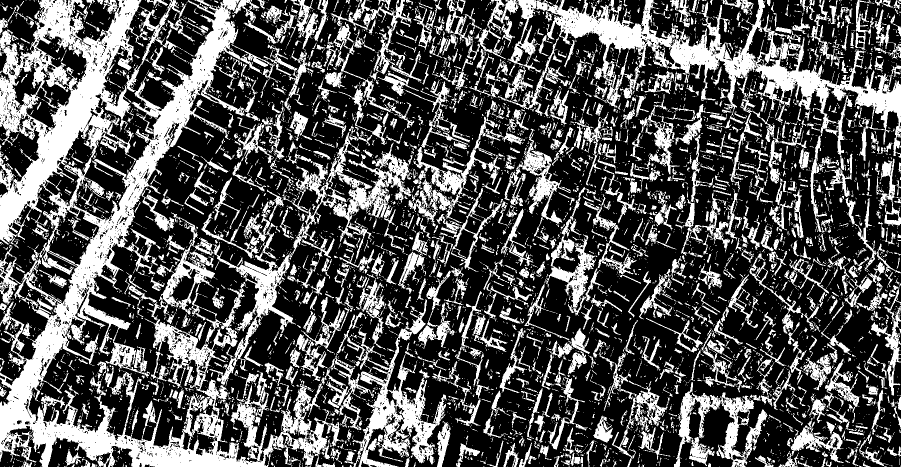
#> input picture inverted.png, 1802 x 934 px (shown at 1/2 size)
$ jupyter execute --allow-errors 'How-to-solve-a-maze (1).ipynb'
#> lines starting #> are read from the running program, lines starting #| are printed output that depends on the picture; after the words box and inside, x2 and y2 are one past the last pixel; in counts of white or black regions, pixels touching at a corner belong together
# How to solve a maze or labyrinth using Python
Link to YouTube which examples everything:https://youtu.be/1KHgCRs-x1M
Source of image: https://en.wikipedia.org/wiki/Maze#/media/File:Circularmazeexample.jpg
Source of image: https://en.wikipedia.org/wiki/Maze-solving_algorithm#/media/File:MAZE_40x20_DFS_no_deadends.png
The general approach taken here: https://en.wikipedia.org/wiki/Breadth-first_search

[cell 1]
import matplotlib.pylab as plt # I use version 3.1.2
#Notes for installing skimage: https://scikit-image.org/docs/dev/install.html
from skimage.morphology import skeletonize # I use version 0.16.2
import numpy as np # I use version 1.18.1

### Import of images and definition of start and end points

[cell 2]
img_name = 'inverted.png'
rgb_img = plt.imread(img_name)
#> rgb_img: shape (934, 1802) float32; values 0 (black) and 1 (white), 33.3% white; 6464 white regions (5195 under 20 px), largest, box (x1, y1, x2, y2) and area: (0, 0, 823, 934) 202595, (951, 0, 1802, 340) 52975, (694, 598, 894, 934) 17265
#> `[cell 2] img_name = 'inverted.png' rgb_img = plt.imread(img_name)  plt..`:
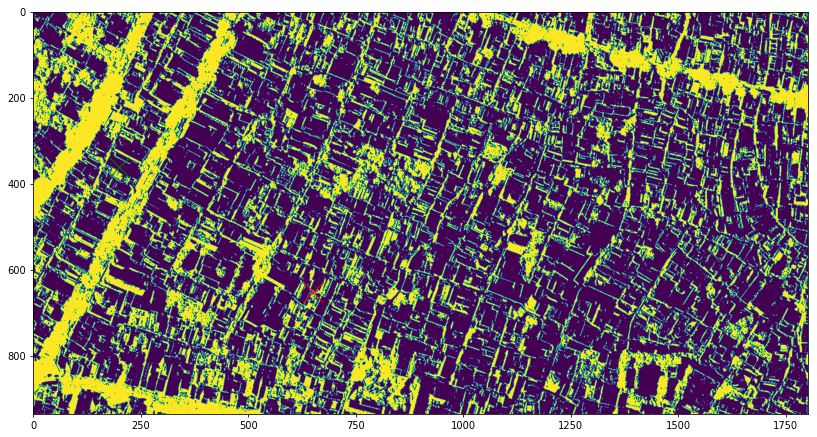
#> figure drawn by matplotlib, 1 panel

plt.figure(figsize=(14,14))
plt.imshow(rgb_img)
x0,y0 = 200, 360 #start x point
x1,y1 = 650, 650 #start y point

plt.plot(x0,y0, 'gx', markersize = 20)
plt.plot(x1,y1, 'rx', markersize = 20)

# [10 lines of commented-out code are left out]

### Skeleton path of image calculation

[cell 3]
if rgb_img.shape.__len__()>2:
    thr_img = rgb_img[:,:,0] > np.max(rgb_img[:,:,0])/2
else:
    thr_img = rgb_img > np.max(rgb_img)/2
skeleton = skeletonize(thr_img)
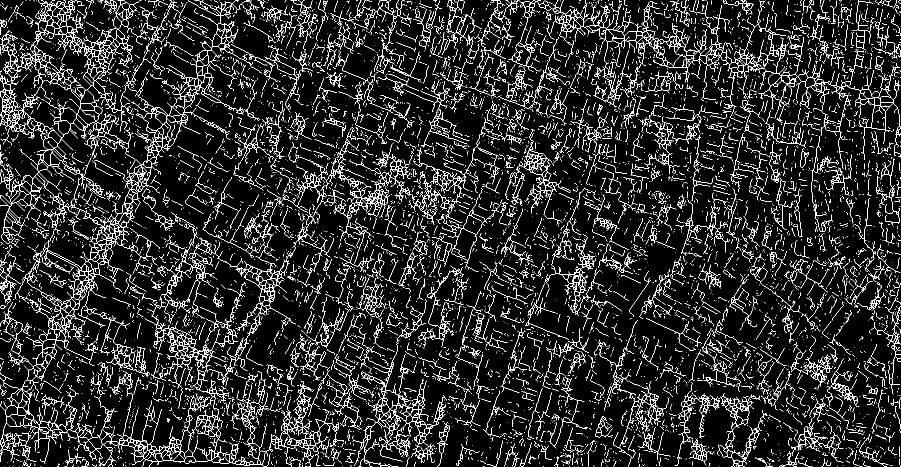
#> skeleton: shape (934, 1802) bool (shown at 1/2 size); 9.7% white in thin lines or dots
plt.figure(figsize=(14,14))
plt.imshow(skeleton)
#map of routes.
mapT = ~skeleton
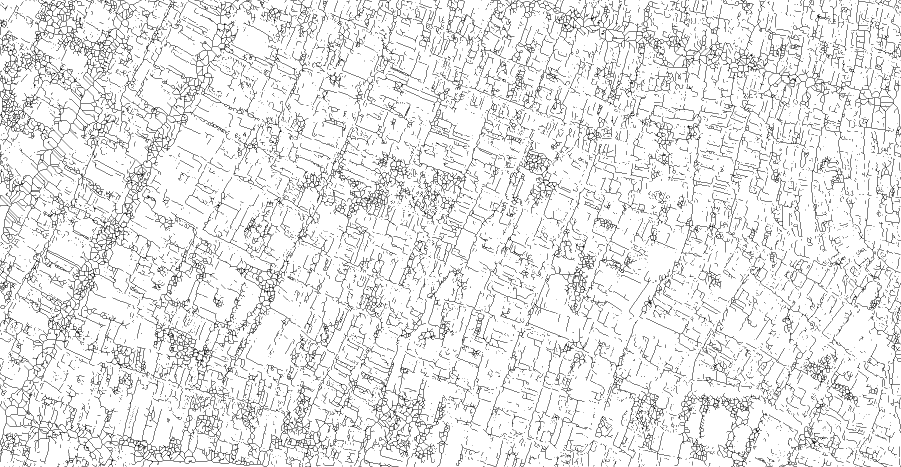
#> mapT: shape (934, 1802) bool (shown at 1/2 size); 90.3% white; black in thin lines or dots
plt.imshow(mapT)
plt.plot(x0,x0, 'gx', markersize=14)
plt.plot(x1,y1, 'rx', markersize=14)
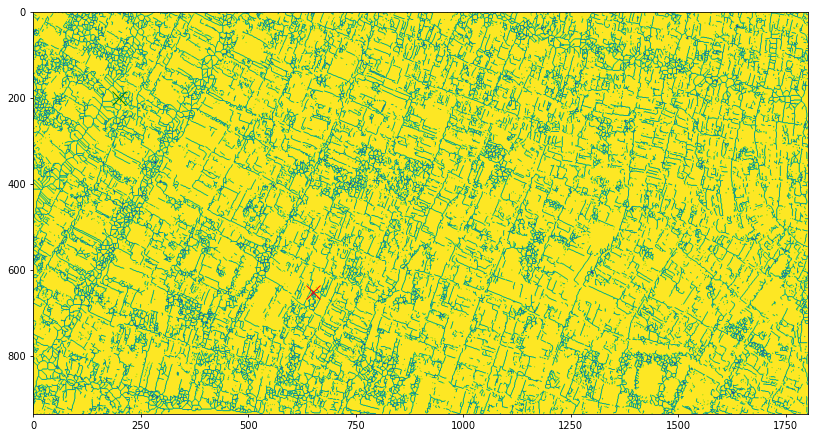
#> figure drawn by matplotlib, 1 panel

### Breadth first search algorithm

[cell 4]
_mapt = np.copy(mapT)

#searching for our end point and connect to the path.
boxr = 30

#Just a little safety check, if the points are too near the edge, it will error.
if y1 < boxr: y1 = boxr
if x1 < boxr: x1 = boxr

cpys, cpxs = np.where(_mapt[y1-boxr:y1+boxr, x1-boxr:x1+boxr]==0)
#> cpys = 392 values from 0 to 59; cpxs = 392 values, max 59 at index 84, min 0 at index 45, mean 31.22
#calibrate points to main scale.
cpys += y1-boxr
#> cpys = 392 values from 620 to 679
cpxs += x1-boxr
#> cpxs = 392 values, max 679 at index 84, min 620 at index 45, mean 651.2
#find clooset point of possible path end points
idx = np.argmin(np.sqrt((cpys-y1)**2 + (cpxs-x1)**2))
#> idx = 159
y, x = cpys[idx], cpxs[idx]
#> y = 650; x = 649

pts_x = [x]
#> pts_x = [649]
pts_y = [y]
#> pts_y = [650]
pts_c = [0]

#mesh of displacements.
xmesh, ymesh = np.meshgrid(np.arange(-1,2),np.arange(-1,2))
ymesh = ymesh.reshape(-1)
xmesh = xmesh.reshape(-1)

dst = np.zeros((thr_img.shape))

#Breath first algorithm exploring a tree
while(True):
    #update distance.
    idc = np.argmin(pts_c)
    ct = pts_c.pop(idc)
    x = pts_x.pop(idc)
    y = pts_y.pop(idc)
    #Search 3x3 neighbourhood for possible
    ys,xs = np.where(_mapt[y-1:y+2,x-1:x+2] == 0)
    #Invalidate these point from future searchers.
    _mapt[ys+y-1, xs+x-1] = ct
    _mapt[y,x] = 9999999
    #set the distance in the distance image.
    dst[ys+y-1,xs+x-1] = ct+1
    #extend our list.s
    pts_x.extend(xs+x-1)
    pts_y.extend(ys+y-1)
    pts_c.extend([ct+1]*xs.shape[0])
    #If we run of points.
    if pts_x == []:
        break
    if np.sqrt((x-x0)**2 + (y-y0)**2) <boxr:
        edx = x
        edy = y
        break
#> this loop made 546 passes
#> (x, y, ys, xs) on passes 1 to 3: (649, 650, [0, 1, 2], [1, 1, 1]), (649, 649, [0, 0, 1], [1, 2, 1]), (649, 650, [2], [1])
#> _mapt: shape (934, 1802) bool; 90.3% white; black in thin lines or dots
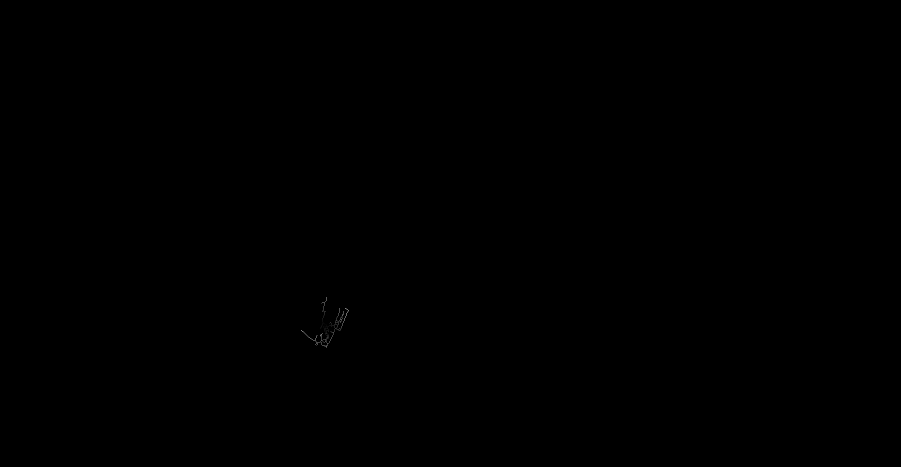
#> dst: shape (934, 1802) float64 (shown at 1/2 size); min 0, max 81, mean 0; drawn with min black and max white
#> after the loop, pts_c = []; pts_x = []; pts_y = []
plt.figure(figsize=(14,14))
plt.imshow(dst)

path_x = []
path_y = []

#> (the rest of this cell did not finish here and is left out)

### The moment of truth

[cell 5]
plt.figure(figsize=(14,14))
plt.imshow(rgb_img)
plt.plot(path_x,path_y, 'r-', linewidth=5)

$ run again, with Gambar 10].png copied over inverted.png
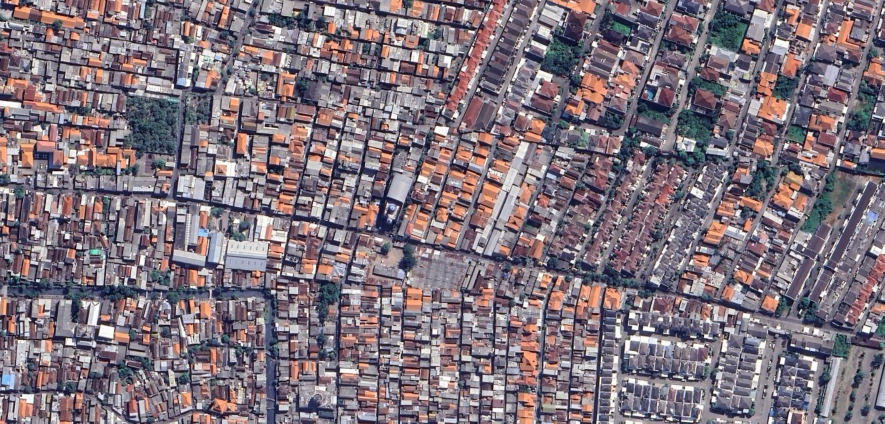
#> input picture Gambar 10].png, 1769 x 847 px (shown at 1/2 size)
#> rgb_img is the input picture: shape (847, 1769, 4) float32; mean R, G, B, A 0.498, 0.448, 0.485, 1
#> `thr_img = rgb_img[:,:,0] > np.max(rgb_img[:,:,0])/2`:
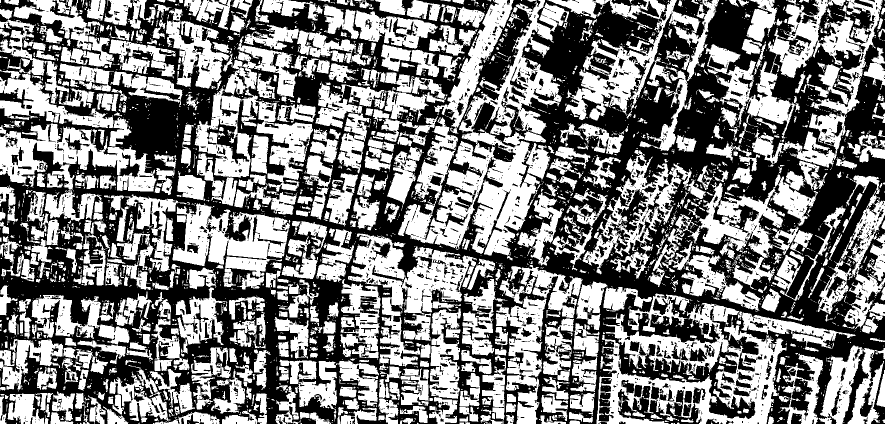
#> thr_img: shape (847, 1769) bool (shown at 1/2 size); 50.3% white; 3056 black regions (2607 under 20 px), largest, box (x1, y1, x2, y2) and area: (0, 0, 1769, 847) 666548, (1236, 772, 1403, 847) 4831, (1636, 0, 1751, 89) 3848
#> skeleton: shape (847, 1769) bool; 9.4% white in thin lines or dots
#> mapT: shape (847, 1769) bool; 90.6% white; black in thin lines or dots
#> `[cell 3] if rgb_img.shape.__len__()>2: thr_img = rgb_img[:,:,0] > np.m..`:
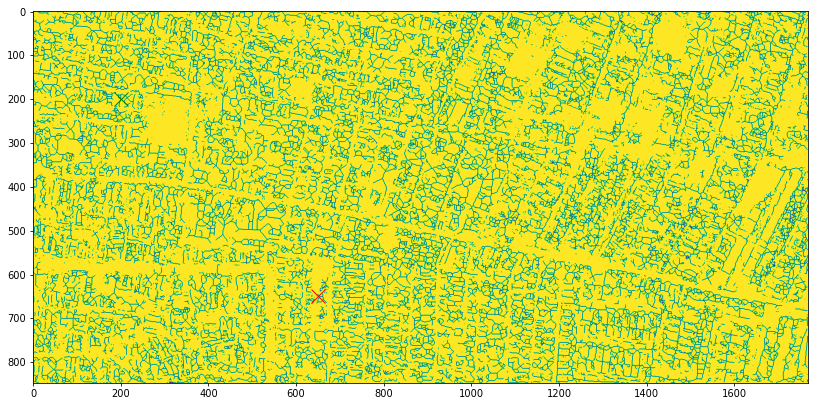
#> figure drawn by matplotlib, 1 panel
#> `cpys, cpxs = np.where(_mapt[y1-boxr:y1+boxr, x1-boxr:x1+boxr]==0)`: cpys = 297 values from 0 to 59; cpxs = 297 values, max 54 at index 77, min 0 at index 0, mean 25.66
#> `cpys += y1-boxr`: cpys = 297 values from 620 to 679
#> `cpxs += x1-boxr`: cpxs = 297 values, max 674 at index 77, min 620 at index 0, mean 645.7
#> idx = 145
#> `y, x = cpys[idx], cpxs[idx]`: y = 648; x = 653
#> `pts_x = [x]`: pts_x = [653]
#> `pts_y = [y]`: pts_y = [648]
#> the loop `while(True):` made 70 passes
#> (x, y, ys, xs) on passes 1, 3, 4, 5, 8, 9, 10, 11: (653, 648, [0, 1, 2], [1, 1, 2]), (653, 648, [2], [2]), (654, 649, [2], [2]), (652, 646, [1], [0]), (655, 650, [1, 2], [2, 0]), (651, 646, [1], [0]), (656, 650, [1], [2]), (654, 651, [2], [0])
#> after the loop `while(True):`: pts_c = []

$ run again, with Gambar 11.png copied over inverted.png
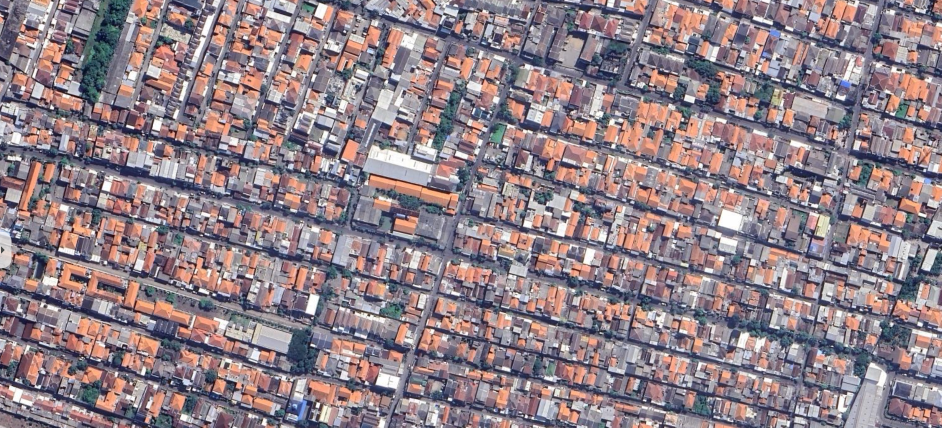
#> input picture Gambar 11.png, 1883 x 855 px (shown at 1/2 size)
#> rgb_img is the input picture: shape (855, 1883, 4) float32; mean R, G, B, A 0.564, 0.503, 0.531, 1
#> thr_img: shape (855, 1883) bool; 60.3% white; 3741 black regions (3095 under 20 px), largest, box (x1, y1, x2, y2) and area: (0, 0, 1883, 855) 531816, (1364, 0, 1734, 117) 7408, (320, 0, 432, 99) 4086
#> skeleton: shape (855, 1883) bool; 9.8% white in thin lines or dots
#> mapT: shape (855, 1883) bool; 90.2% white; black in thin lines or dots
#> `cpys, cpxs = np.where(_mapt[y1-boxr:y1+boxr, x1-boxr:x1+boxr]==0)`: cpys = 332 values from 0 to 59; cpxs = 332 values, max 59 at index 53, min 0 at index 137, mean 31.16
#> `cpys += y1-boxr`: cpys = 332 values from 620 to 679
#> `cpxs += x1-boxr`: cpxs = 332 values, max 679 at index 53, min 620 at index 137, mean 651.2
#> idx = 204
#> `y, x = cpys[idx], cpxs[idx]`: y = 653; x = 648
#> `pts_x = [x]`: pts_x = [648]
#> `pts_y = [y]`: pts_y = [653]
#> the loop `while(True):` made 11953 passes
#> (x, y, ys, xs) on passes 1, 2, 4: (648, 653, [1, 1], [0, 1]), (647, 653, [1, 1], [0, 1]), (646, 653, [0], [0])
#> after the loop `while(True):`:
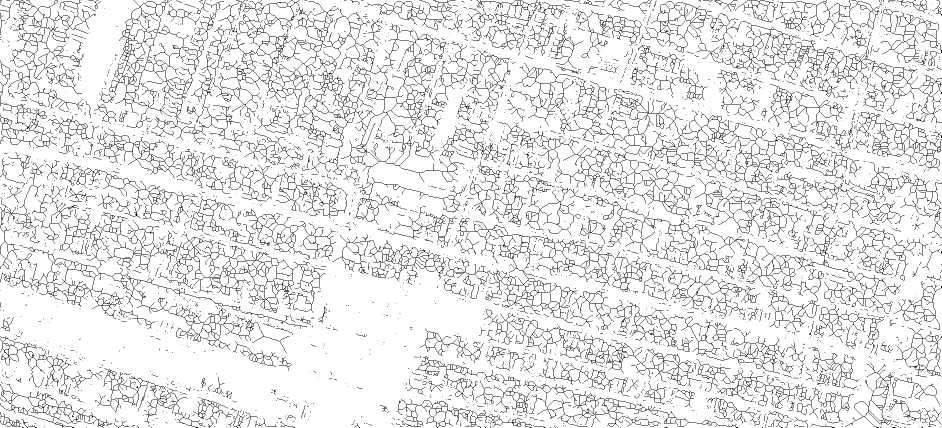
#> _mapt: shape (855, 1883) bool (shown at 1/2 size); 91% white; black in thin lines or dots
#> after the loop `while(True):`:
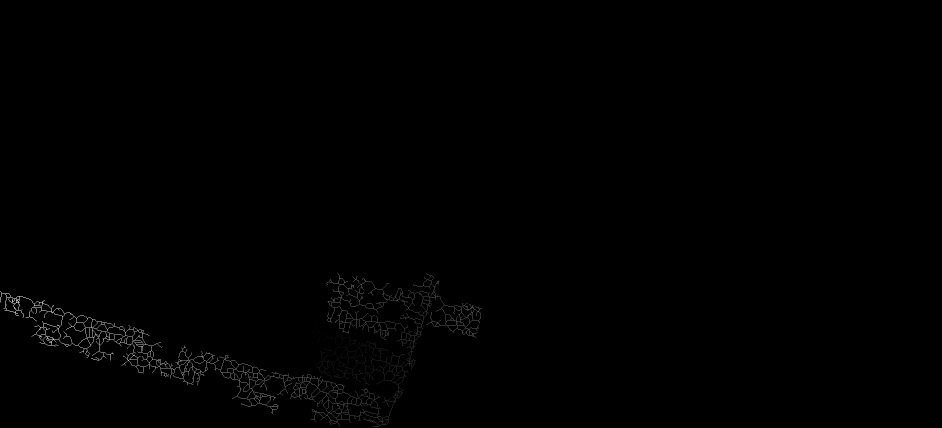
#> dst: shape (855, 1883) float64 (shown at 1/2 size); min 0, max 1179, mean 4; drawn with min black and max white
#> after the loop `while(True):`: pts_c = []

$ run again, with Gambar 12.png copied over inverted.png
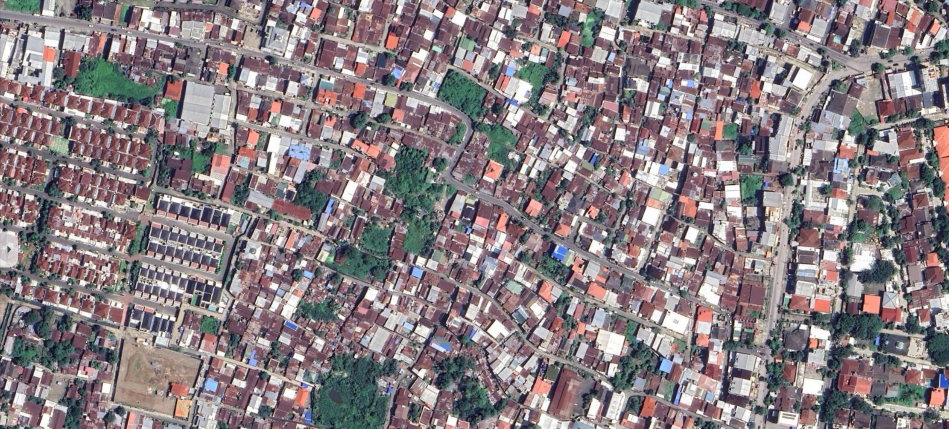
#> input picture Gambar 12.png, 1898 x 858 px (shown at 1/2 size)
#> rgb_img is the input picture: shape (858, 1898, 4) float32; mean R, G, B, A 0.532, 0.491, 0.507, 1
#> thr_img: shape (858, 1898) bool; 53.2% white; 4456 black regions (3749 under 20 px), largest, box (x1, y1, x2, y2) and area: (1369, 62, 1898, 858) 151863, (0, 57, 457, 858) 105597, (492, 184, 1078, 858) 94566
#> skeleton: shape (858, 1898) bool; 10% white in thin lines or dots
#> mapT: shape (858, 1898) bool; 90% white; black in thin lines or dots
#> `cpys, cpxs = np.where(_mapt[y1-boxr:y1+boxr, x1-boxr:x1+boxr]==0)`: cpys = 477 values from 0 to 59; cpxs = 477 values, max 59 at index 22, min 0 at index 66, mean 33.82
#> `cpys += y1-boxr`: cpys = 477 values from 620 to 679
#> `cpxs += x1-boxr`: cpxs = 477 values, max 679 at index 22, min 620 at index 66, mean 653.8
#> `idx = np.argmin(np.sqrt((cpys-y1)**2 + (cpxs-x1)**2))`: idx = 123
#> `y, x = cpys[idx], cpxs[idx]`: y = 650; x = 649
#> `pts_x = [x]`: pts_x = [649]
#> `pts_y = [y]`: pts_y = [650]
#> the loop `while(True):` made 52460 passes
#> (x, y, ys, xs) on passes 2 to 4: (648, 649, [0, 1, 1, 2], [0, 0, 1, 0]), (649, 650, [2], [2]), (650, 651, [1], [2])
#> after the loop `while(True):`:
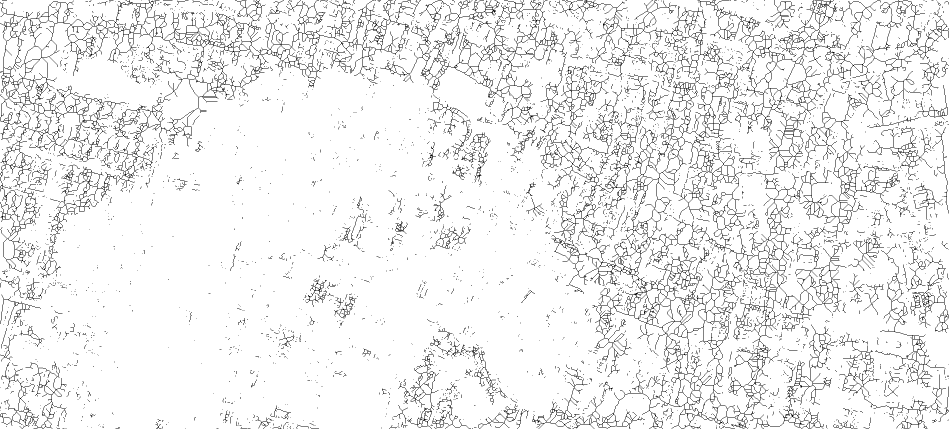
#> _mapt: shape (858, 1898) bool (shown at 1/2 size); 93.3% white; black in thin lines or dots
#> after the loop `while(True):`:
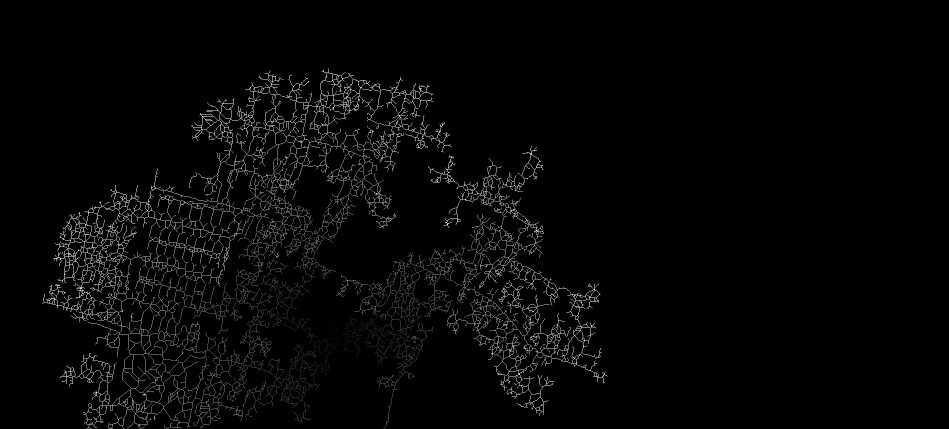
#> dst: shape (858, 1898) float64 (shown at 1/2 size); min 0, max 747, mean 16.6; drawn with min black and max white
#> after the loop `while(True):`: pts_c = 181 values from 746 to 747; pts_x = 181 values, max 1214 at index 114, min 89 at index 55, mean 649.1; pts_y = 181 values, max 831 at index 106, min 137 at index 135, mean 375.1
#> the loop `while(True):` made 637 passes
#> (y, x) on passes 2, 3, 6: (381, 223), (382, 224), (383, 227)
#> after the loop `while(True):`: path_x = 636 values, max 628 at index 635, min 223 at index 0, mean 394.5; path_y = 636 values, max 671 at index 630, min 380 at index 0, mean 550.1; x = 629; y = 671
